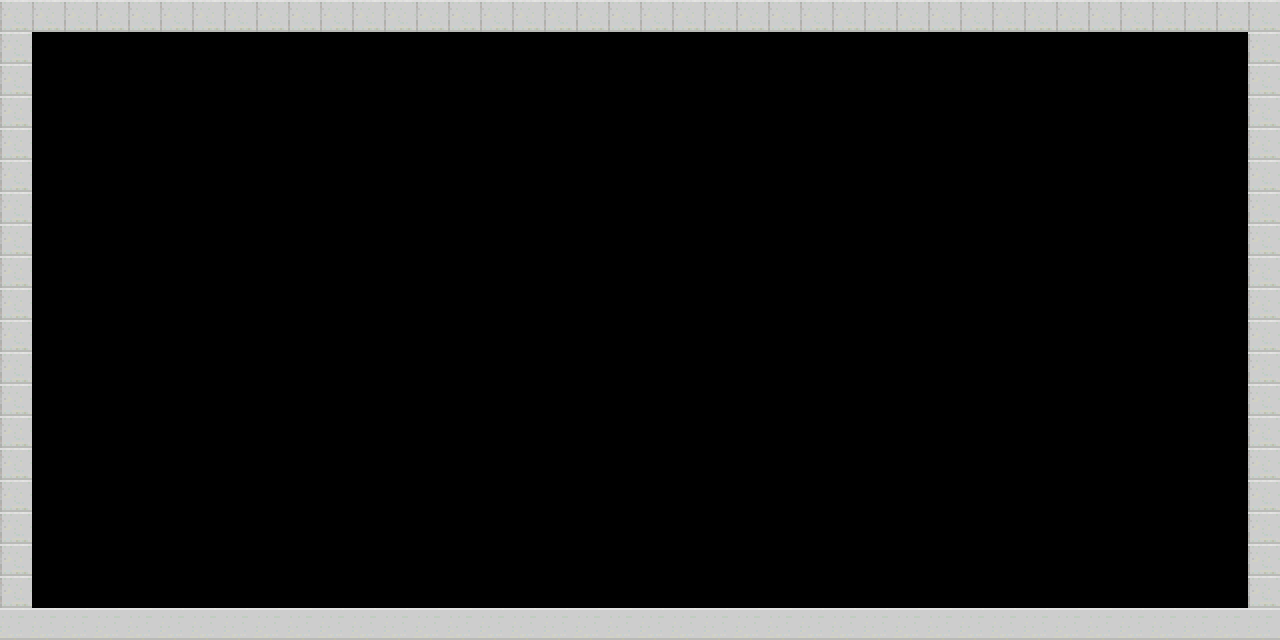

Rendered tile map (Tiled .tmx) drawn with the repository's tilesets; below, a short description and the full map source, tile grids included:
An orthogonal 40x20 tile map with 32x32 px tiles, 1 tile layer (Tiles) and 5 objects.

<map version="1.0" orientation="orthogonal" renderorder="right-down" width="40" height="20" tilewidth="32" tileheight="32" nextobjectid="9">
 <tileset firstgid="1" name="scifi_platformTiles_32x32" tilewidth="32" tileheight="32">
  <image source="scifi_platformTiles_32x32.png" width="1120" height="736" />
  <tile id="455">
   <objectgroup draworder="index">
    <object id="0" x="0" y="0" width="32" height="32" />
   </objectgroup>
  </tile>
 </tileset>
 <layer name="Tiles" width="40" height="20">
  <data encoding="csv">
456,456,456,456,456,456,456,456,456,456,456,456,456,456,456,456,456,456,456,456,456,456,456,456,456,456,456,456,456,456,456,456,456,456,456,456,456,456,456,456,
456,0,0,0,0,0,0,0,0,0,0,0,0,0,0,0,0,0,0,0,0,0,0,0,0,0,0,0,0,0,0,0,0,0,0,0,0,0,0,456,
456,0,0,0,0,0,0,0,0,0,0,0,0,0,0,0,0,0,0,0,0,0,0,0,0,0,0,0,0,0,0,0,0,0,0,0,0,0,0,456,
456,0,0,0,0,0,0,0,0,0,0,0,0,0,0,0,0,0,0,0,0,0,0,0,0,0,0,0,0,0,0,0,0,0,0,0,0,0,0,456,
456,0,0,0,0,0,0,0,0,0,0,0,0,0,0,0,0,0,0,0,0,0,0,0,0,0,0,0,0,0,0,0,0,0,0,0,0,0,0,456,
456,0,0,0,0,0,0,0,0,0,0,0,0,0,0,0,0,0,0,0,0,0,0,0,0,0,0,0,0,0,0,0,0,0,0,0,0,0,0,456,
456,0,0,0,0,0,0,0,0,0,0,0,0,0,0,0,0,0,0,0,0,0,0,0,0,0,0,0,0,0,0,0,0,0,0,0,0,0,0,456,
456,0,0,0,0,0,0,0,0,0,0,0,0,0,0,0,0,0,0,0,0,0,0,0,0,0,0,0,0,0,0,0,0,0,0,0,0,0,0,456,
456,0,0,0,0,0,0,0,0,0,0,0,0,0,0,0,0,0,0,0,0,0,0,0,0,0,0,0,0,0,0,0,0,0,0,0,0,0,0,456,
456,0,0,0,0,0,0,0,0,0,0,0,0,0,0,0,0,0,0,0,0,0,0,0,0,0,0,0,0,0,0,0,0,0,0,0,0,0,0,456,
456,0,0,0,0,0,0,0,0,0,0,0,0,0,0,0,0,0,0,0,0,0,0,0,0,0,0,0,0,0,0,0,0,0,0,0,0,0,0,456,
456,0,0,0,0,0,0,0,0,0,0,0,0,0,0,0,0,0,0,0,0,0,0,0,0,0,0,0,0,0,0,0,0,0,0,0,0,0,0,456,
456,0,0,0,0,0,0,0,0,0,0,0,0,0,0,0,0,0,0,0,0,0,0,0,0,0,0,0,0,0,0,0,0,0,0,0,0,0,0,456,
456,0,0,0,0,0,0,0,0,0,0,0,0,0,0,0,0,0,0,0,0,0,0,0,0,0,0,0,0,0,0,0,0,0,0,0,0,0,0,456,
456,0,0,0,0,0,0,0,0,0,0,0,0,0,0,0,0,0,0,0,0,0,0,0,0,0,0,0,0,0,0,0,0,0,0,0,0,0,0,456,
456,0,0,0,0,0,0,0,0,0,0,0,0,0,0,0,0,0,0,0,0,0,0,0,0,0,0,0,0,0,0,0,0,0,0,0,0,0,0,456,
456,0,0,0,0,0,0,0,0,0,0,0,0,0,0,0,0,0,0,0,0,0,0,0,0,0,0,0,0,0,0,0,0,0,0,0,0,0,0,456,
456,0,0,0,0,0,0,0,0,0,0,0,0,0,0,0,0,0,0,0,0,0,0,0,0,0,0,0,0,0,0,0,0,0,0,0,0,0,0,456,
456,0,0,0,0,0,0,0,0,0,0,0,0,0,0,0,0,0,0,0,0,0,0,0,0,0,0,0,0,0,0,0,0,0,0,0,0,0,0,456,
211,211,211,211,211,211,211,211,211,211,211,211,211,211,211,211,211,211,211,211,211,211,211,211,211,211,211,211,211,211,211,211,211,211,211,211,211,211,211,211
</data>
 </layer>
 <objectgroup name="Colliders">
  <object id="4" x="0" y="0" width="1280" height="32" />
  <object id="5" x="1248" y="32" width="32" height="576" />
  <object id="7" x="0" y="608" width="1280" height="32" />
  <object id="8" x="0" y="32" width="32" height="576" />
 </objectgroup>
</map>
